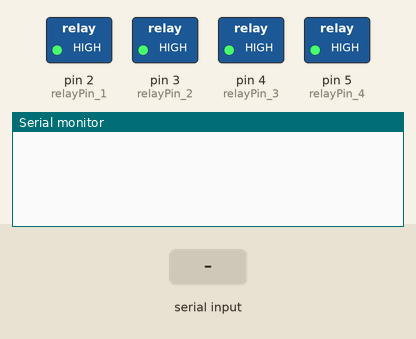
Bench run of a sketch on a simulated Arduino Uno, built with avr-gcc and run on an emulated ATmega328P. Shown: switched loads named in the sketch (green lamp = pin HIGH), the last lines printed to the serial monitor. The test bench sets the inputs (shaded band).

Above: at 1.2 s.
1.3 s: "90,45\n" received over Serial
At 2.5 s:
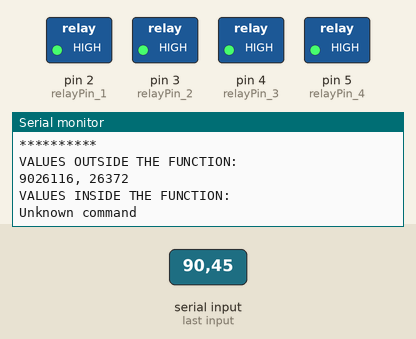
2.8 s: "1\n" received over Serial
At 3.8 s:
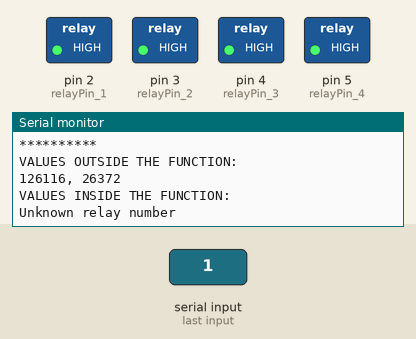

The sketch:

Master_console_sketch.ino
```cpp
int relayPin_1 = 2;
int relayPin_2 = 3;
int relayPin_3 = 4;
int relayPin_4 = 5;
int relayPin_5 = 6;
int relayPin_6 = 7;
int relayPin_7 = 8;
int relayPin_8 = 9;
int relayPin_9 = 10;
int relayPin_10 = 11;
int relayPin_11 = 12;
int relayPin_12 = 13;


char inputString[8]; // Array to hold the input string
bool stringComplete = false; // Flag to indicate when the input string is complete

void setup() {
  pinMode(relayPin_1, OUTPUT);
  digitalWrite(relayPin_1, HIGH); // Start with the relay off

  pinMode(relayPin_2, OUTPUT);
  digitalWrite(relayPin_2, HIGH); // Start with the relay off

  pinMode(relayPin_3, OUTPUT);
  digitalWrite(relayPin_3, HIGH); // Start with the relay off

  pinMode(relayPin_4, OUTPUT);
  digitalWrite(relayPin_4, HIGH); // Start with the relay off

  Serial.begin(9600); // Initialize serial communication
  inputString[0] = '\0'; // Initialize inputString to an empty string

}

void loop() {

  // while(!Serial.available()); // wait till data to be filled in serial buffer
  // String incommingStr = Serial.readStringUntil('\n'); // read the complete string


  if (stringComplete) {
    int cmd_id;
    int relay_no, arg;

    // Parse the input string
    sscanf(inputString, "%d:%d:%d", &cmd_id, &relay_no, &arg);

    Serial.print("**********\n");
    Serial.print("VALUES OUTSIDE THE FUNCTION: \n");
    Serial.print(cmd_id);
    Serial.print(relay_no);
    Serial.print(", ");
    Serial.println(arg);
    Serial.print("VALUES INSIDE THE FUNCTION: \n");

    // Call functions based on the cmd_id
    if (cmd_id == 1) {
      toggle(relay_no, arg);
    }
    else if (cmd_id == 2) {
      timer_toggle(relay_no, arg);
    }
    else {
      Serial.println("Unknown command");
    }

    // Clear the input string and reset the flag
    inputString[0] = '\0';
    stringComplete = false;
    }


  // Read serial input
  while (Serial.available()) {
    char inChar = (char)Serial.read();
    strncat(inputString, &inChar, 1);
    if (inChar == '\n') {
      stringComplete = true;
    }
  }

}

// Relay pin caller
int getRelayPin(int relay_no) {
  switch (relay_no) {
    case 1: return relayPin_1;
    case 2: return relayPin_2;
    case 3: return relayPin_3;
    case 4: return relayPin_4;
    case 5: return relayPin_5;
    case 6: return relayPin_6;
    case 7: return relayPin_7;
    case 8: return relayPin_8;
    case 9: return relayPin_9;
    case 10: return relayPin_10;
    case 11: return relayPin_11;
    case 12: return relayPin_12;


    default: return -1; // Invalid relay number
  }
}


  // Example toggle
void toggle(int relay_no, int arg) {
    int relayPin = getRelayPin(relay_no);
    if (relayPin == -1) {
      Serial.println("Unknown relay number");
      return;
    }
    Serial.print("*toggle* called with values: ");
    Serial.print(relay_no);
    Serial.print(", ");
    Serial.println(arg);

      if (arg == 1) {
        digitalWrite(relayPin, HIGH); // Turn relay 1 on
        }
      else if (arg == 0) {
          digitalWrite(relayPin, LOW); // Turn relay 1 off
        }
      else {
      Serial.println("Unknown command");
      }
}


void timer_toggle(int relay_no, int arg) {
  int relayPin = getRelayPin(relay_no);
  if (relayPin == -1) {
      Serial.println("Unknown relay number");
      return;
  }

  // arg is the time interval
  Serial.print("timer_toggle called with values: ");
  Serial.print(relay_no);
  Serial.print(", ");
  Serial.println(arg);

  if (arg <= 50000) {
    digitalWrite(relayPin, LOW);
    delay(arg);
    digitalWrite(relayPin, HIGH);
    }

  else {
    Serial.println("time too long");
  }
}
```

Measured:
- after the input at 1.3 s, the serial monitor: prints a new line at once (image 1)
- after the input at 2.8 s, the serial monitor: prints a new line at once (image 2)
